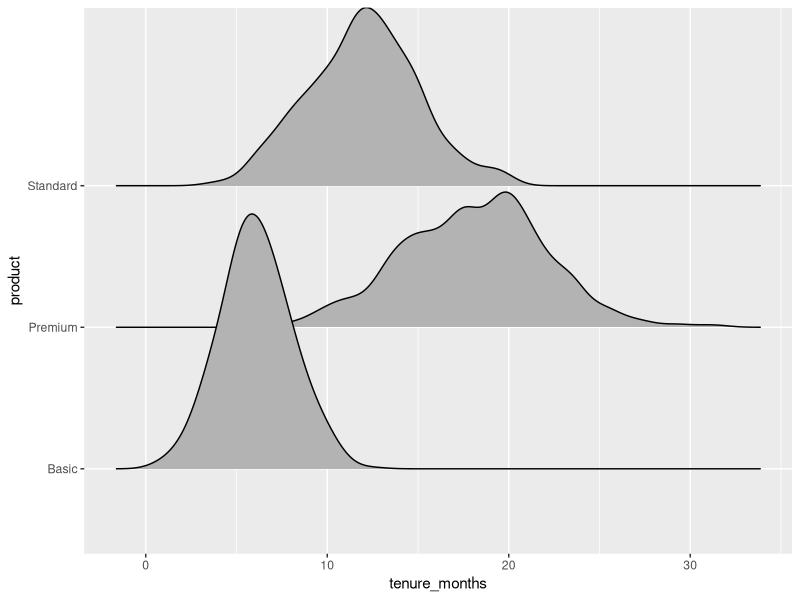
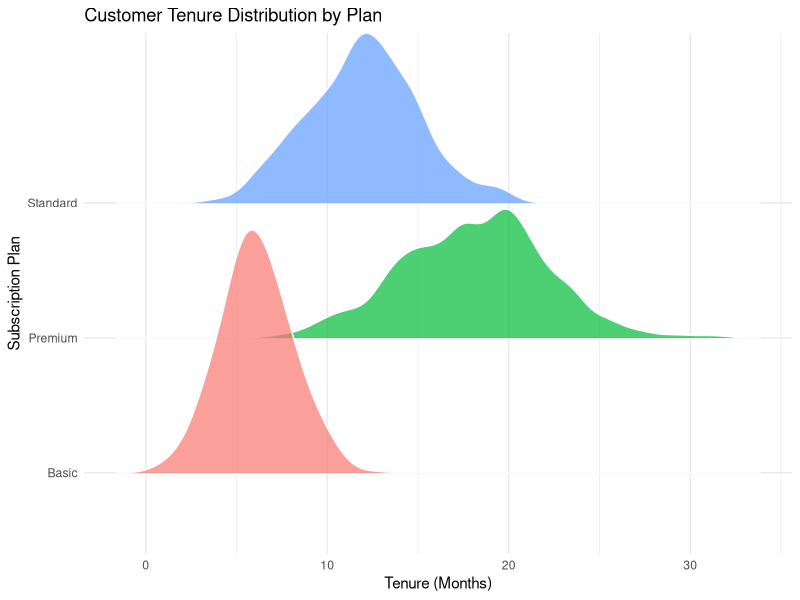
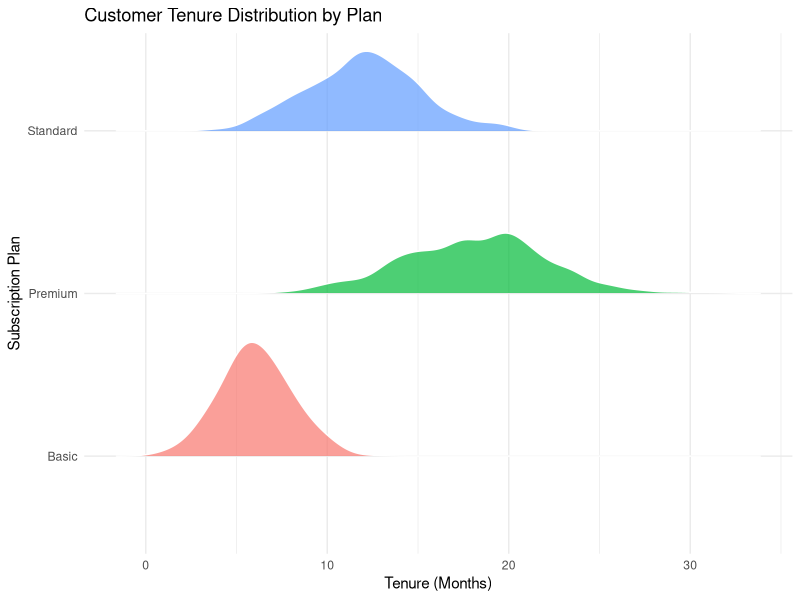
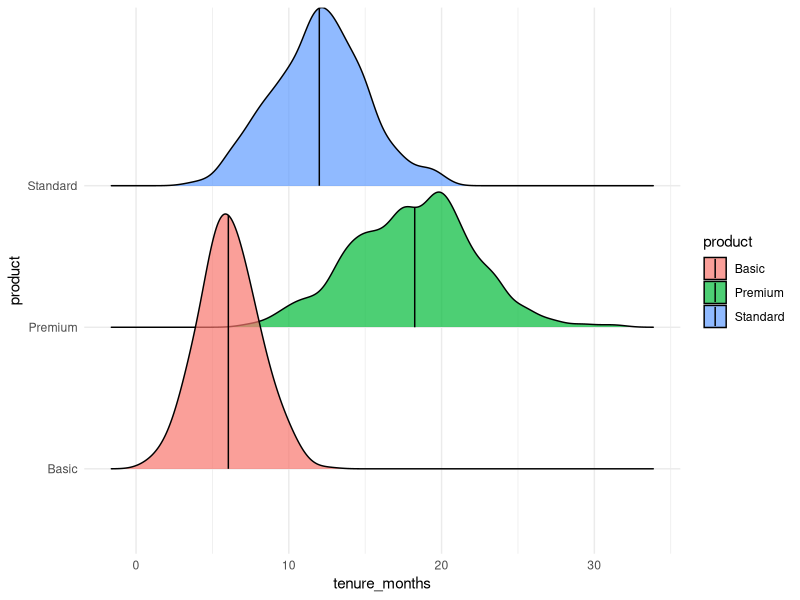
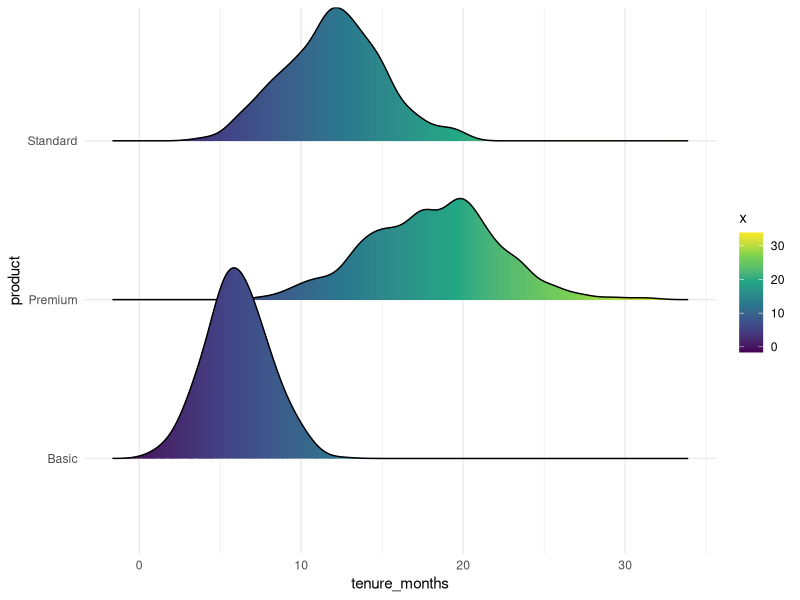
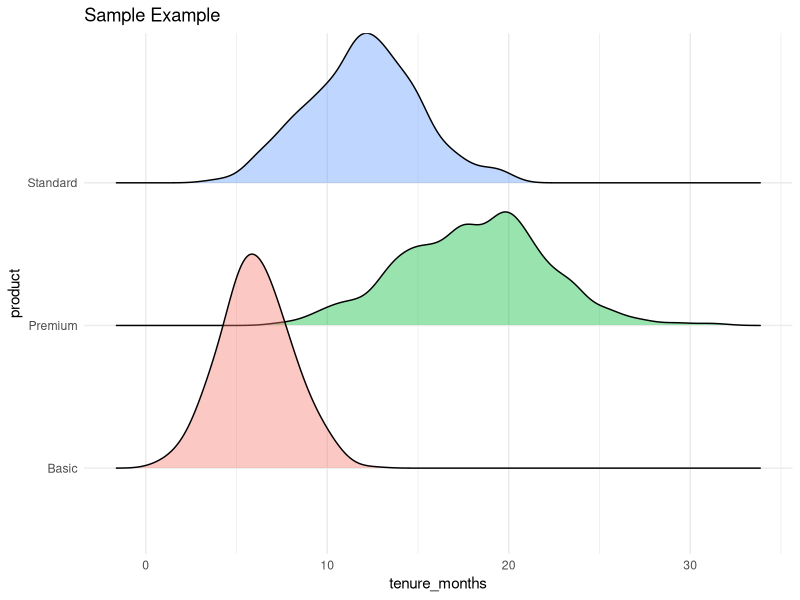

Recreate these plots in R, in order.


# ====== Basic ridgeline plot =====

# 
# install.packages("ggplot2")
# install.packages("ggridges")
# install.packages("dplyr")

library(ggplot2)
library(ggridges)
library(dplyr)


set.seed(123)

data <- data.frame(
  product = rep(c("Basic", "Standard", "Premium"), each = 500),
  tenure_months = c(
    rnorm(500, mean = 6, sd = 2),
    rnorm(500, mean = 12, sd = 3),
    rnorm(500, mean = 18, sd = 4)
  )
)



# 

# Basic Ridgeline

ggplot(data, aes(x = tenure_months, y = product)) +
  geom_density_ridges()


# Improve Visual Quality (Intermediate)

ggplot(data, aes(x = tenure_months, y = product, fill = product)) +
  geom_density_ridges(alpha = 0.7, color = "white") +
  theme_minimal() +
  labs(
    title = "Customer Tenure Distribution by Plan",
    x = "Tenure (Months)",
    y = "Subscription Plan"
  ) +
  theme(legend.position = "none")


# Control Overlap (scale parameter)

ggplot(data, aes(x = tenure_months, y = product, fill = product)) +
  geom_density_ridges(scale=0.7,alpha = 0.7, color = "white") +
  theme_minimal() +
  labs(
    title = "Customer Tenure Distribution by Plan",
    x = "Tenure (Months)",
    y = "Subscription Plan"
  ) +
  theme(legend.position = "none")


# Add Quantile Lines (Advanced Insight)

ggplot(data, aes(x = tenure_months, y = product, fill = product)) +
  geom_density_ridges(
    quantile_lines = TRUE,
    quantiles = 2,
    alpha = 0.7
  ) +
  theme_minimal()








ggplot(data, aes(x = tenure_months, y = product, fill = stat(x))) +
  geom_density_ridges_gradient(scale = 1.2) +
  scale_fill_viridis_c() +
  theme_minimal()


plot_ridgeline <- function(data, x_var, y_var,fillR,ALPHA,scale, title = "") {
  ggplot(data, aes_string(x = x_var, y = y_var, fill = fillR)) +
    geom_density_ridges(alpha = ALPHA, scale = scale) +
    theme_minimal() +
    labs(title = title) +
    theme(legend.position = "none")
}


plot_ridgeline(data,"tenure_months", "product","product",0.4,1.5, title = "Sample Example")














